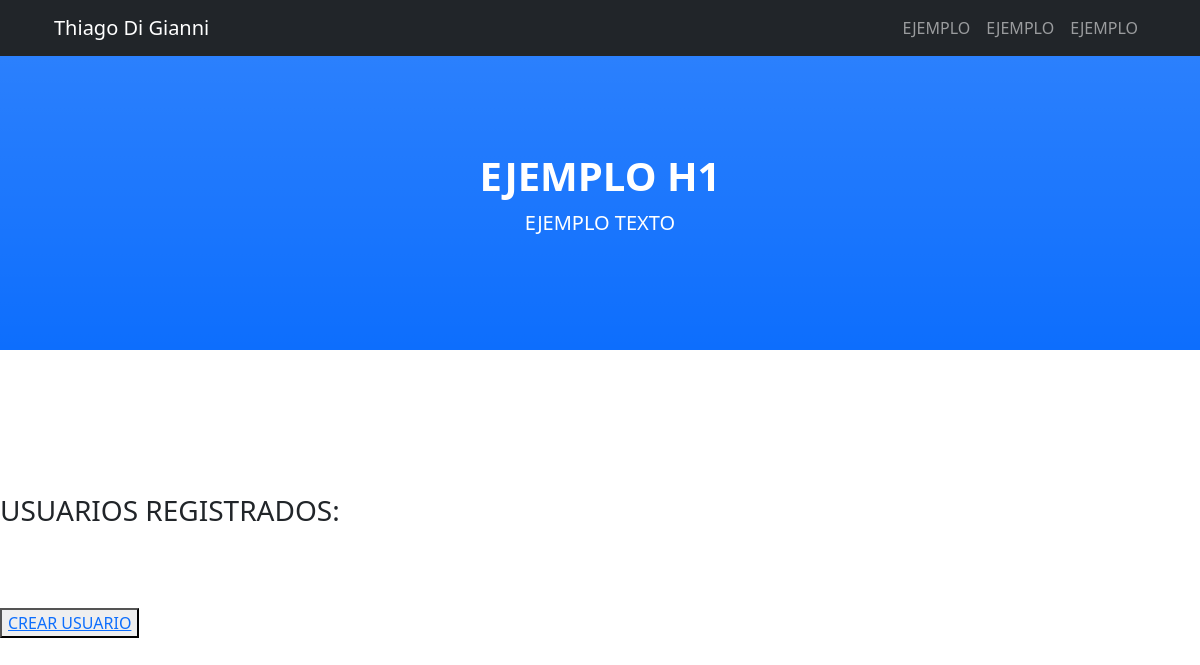
Page /usuarios_info on the earlier database version.
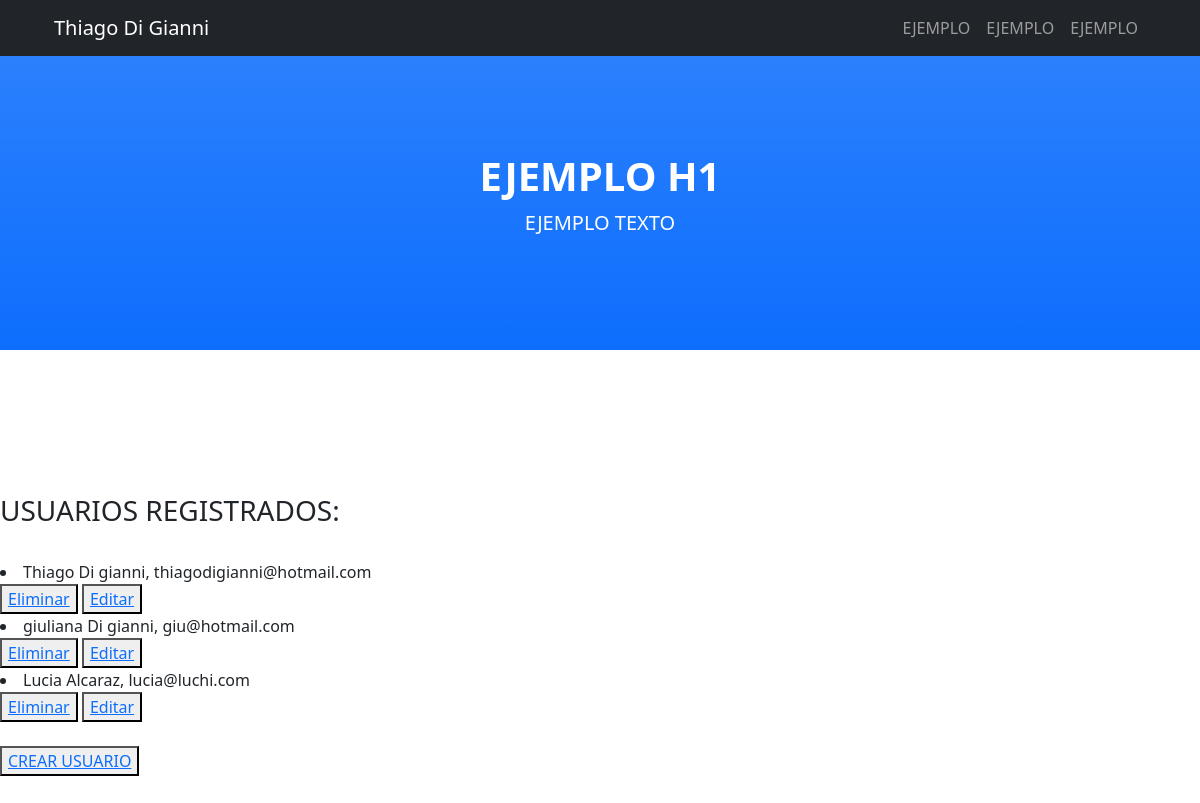
Same page on the later database version.
### Apps/models.py (models this page shows, shortened)
class usuario(models.Model):
    nombre = models.CharField(max_length=30)
    apellido = models.CharField(max_length=30)
    email = models.EmailField()

### Apps/views.py (the view)
# urls.py: path('usuarios_info',views.mostrar_usuario),
def mostrar_usuario(request):
      user = usuario.objects.all()
      contexto = {"user":user}
      return render(request, "Apps/mostrar_usuario.html",contexto)

### Apps/templates/Apps/mostrar_usuario.html (shortened to what this page needs)
<!DOCTYPE html>
<html lang="en">
    <head>
        {% load static %}
        <link href="{% static 'Apps/css/styles.css' %}" rel="stylesheet" />
    </head>
    <body id="page-top">
        <nav class="navbar navbar-expand-lg navbar-dark bg-dark fixed-top" id="mainNav">
            <div class="container px-4">
                <a class="navbar-brand" href="#page-top">Thiago Di Gianni</a>
                <div class="collapse navbar-collapse" id="navbarResponsive">
                    <ul class="navbar-nav ms-auto">
                        <li class="nav-item"><a class="nav-link" href="#about">EJEMPLO</a></li>
                        <li class="nav-item"><a class="nav-link" href="#services">EJEMPLO</a></li>
                        <li class="nav-item"><a class="nav-link" href="#contact">EJEMPLO</a></li>
                    </ul>
                </div>
            </div>
        </nav>
        <header class="bg-primary bg-gradient text-white">
            <div class="container px-4 text-center">
                <h1 class="fw-bolder">EJEMPLO H1</h1>
                <p class="lead">EJEMPLO TEXTO</p>
            </div>
        </header>
        <section id="info_usuarios">
            <h3>     USUARIOS REGISTRADOS:</h3><br>
            {% for usuario in user %}
                <li> {{usuario.nombre}} {{usuario.apellido}}, {{usuario.email}} </li>
                <button>
                    <a href= "{% url 'eliminar_usuario' usuario.nombre %}"> Eliminar </a>
                </button>
                <button>
                    <a href= "{% url 'editar_usuario' usuario.nombre %}"> Editar </a>
                </button>
            {% endfor %}
            <br>
            <br>
            <button>
               <a href="formulario"> CREAR USUARIO </a>
            </button>
        </section>
    </body>
</html>

Differences in the rows shown:
added usuario: nombre "Thiago", apellido "Di gianni", email "thiagodigianni@hotmail.com"
added usuario: nombre "giuliana", apellido "Di gianni", email "giu@hotmail.com"
added usuario: nombre "Lucia", apellido "Alcaraz", email "lucia@luchi.com"
